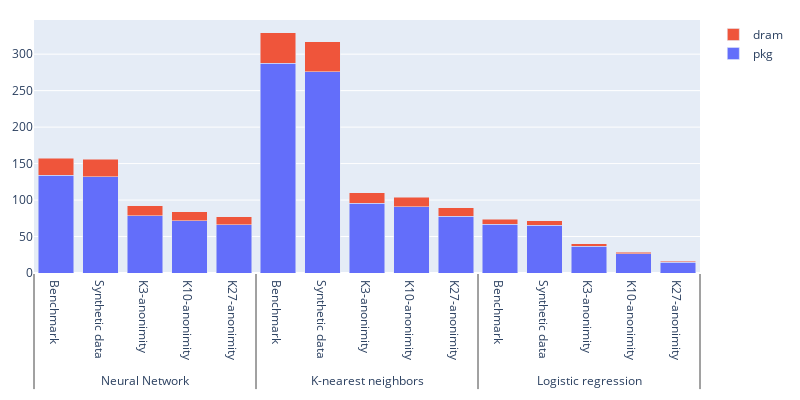

Here is the notebook cell this chart was saved with:
### Markdown cell above
***Laymen:*** These charts show how much computer power is used over time by three different ways that computers can learn from data (Neural Network, K-Nearest Neighbors, Logistic Regression). Each chart uses different privacy techniques (K3, K10, K27) to protect the data. The bottom axis shows time, and the side axis shows how much energy is used. Each line on the chart represents a different privacy technique. By looking at these lines, we can see which combinations use less computer power and how this changes over time. This helps us choose the best way for the computer to learn from the data while using the least amount of energy.

### Code cell
# Plot voor de experts
fig = go.Figure()

for Energy_type in ["pkg", "dram"]:
    tmp_df = Full_df.query(f"Energy_type == '{Energy_type}'")
    fig.add_trace(
        go.Bar(
            x=[tmp_df["Algorithm"], tmp_df["PET"]], y=tmp_df["Energy"], name=Energy_type,
        )
    )
    
fig.update_layout(barmode="stack", height=400, width=800, margin=dict(b=60, t=20, l=20, r=20))
fig.show()


# Plot voor de layman
Total_energy = [((Bench_nn['pkg'].sum() + Bench_nn['dram'].sum())* 10**-6), ((Syn_nn['pkg'].sum() + Syn_nn['dram'].sum())* 10**-6), ((K3_nn['pkg'].sum() + K3_nn['dram'].sum())* 10**-6)]

fig = plt.figure()
ax = fig.add_axes([0,0,1,1])
PET = ['No Privacy Enhancing Technique', 'Synthetic Data', 'K Annonimity']
values = Total_energy
ax.bar(PET,values)
plt.ylabel("Total amount of energy in Joules")
plt.title('The amount of Energy used in a neural network')
plt.show()

# Plot voor de layman met verschillende kleuren
colors = ['red', 'green', 'blue']

fig = plt.figure()
ax = fig.add_axes([0,0,1,1])

ax.bar(PET, Total_energy, color=colors)
plt.ylabel("Total amount of energy in Joules")
plt.title('The amount of Energy used in a neural network')
plt.show()

### Figure 1 — Plotly figure (JSON) as saved in the notebook; plotly's stock layout.template omitted (floating-point values rounded to 4 significant figures)
{"data": [{"name": "pkg", "type": "bar", "x": [["Neural Network", "Neural Network", "Neural Network", "Neural Network", "Neural Network", "K-nearest neighbors", "K-nearest neighbors", "K-nearest neighbors", "K-nearest neighbors", "K-nearest neighbors", "Logistic regression", "Logistic regression", "Logistic regression", "Logistic regression", "Logistic regression"], ["Benchmark", "Synthetic data", "K3-anonimity", "K10-anonimity", "K27-anonimity", "Benchmark", "Synthetic data", "K3-anonimity", "K10-anonimity", "K27-anonimity", "Benchmark", "Synthetic data", "K3-anonimity", "K10-anonimity", "K27-anonimity"]], "y": [133.8, 132.2, 78.52, 71.69, 66.33, 287.3, 276.2, 95.74, 90.56, 78.0, 66.9, 65.23, 36.9, 26.36, 14.89]}, {"name": "dram", "type": "bar", "x": [["Neural Network", "Neural Network", "Neural Network", "Neural Network", "Neural Network", "K-nearest neighbors", "K-nearest neighbors", "K-nearest neighbors", "K-nearest neighbors", "K-nearest neighbors", "Logistic regression", "Logistic regression", "Logistic regression", "Logistic regression", "Logistic regression"], ["Benchmark", "Synthetic data", "K3-anonimity", "K10-anonimity", "K27-anonimity", "Benchmark", "Synthetic data", "K3-anonimity", "K10-anonimity", "K27-anonimity", "Benchmark", "Synthetic data", "K3-anonimity", "K10-anonimity", "K27-anonimity"]], "y": [23.83, 23.71, 13.42, 11.96, 10.86, 42.19, 40.83, 14.31, 13.57, 11.75, 6.809, 6.68, 3.246, 2.125, 1.171]}], "layout": {"barmode": "stack", "height": 400, "margin": {"b": 60, "l": 20, "r": 20, "t": 20}, "width": 800}}
